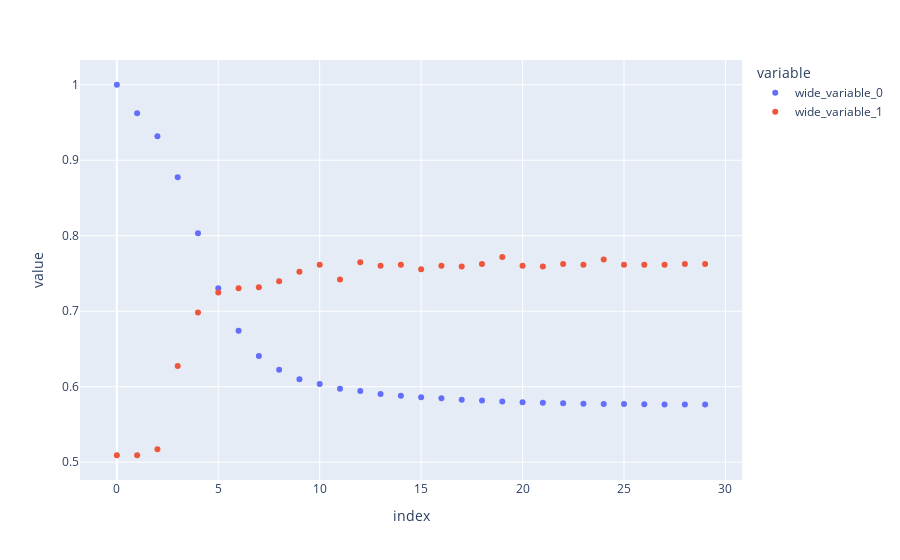

Notebook source saved alongside this figure:
### Code cell
px.scatter(y=[np.array(e_loss)/e_loss[0], e_acc])

### Figure 1 — Plotly figure (JSON) as saved in the notebook; plotly's stock layout.template omitted (floating-point values rounded to 4 significant figures)
{"data": [{"hovertemplate": "variable=wide_variable_0<br>index=%{x}<br>value=%{y}<extra></extra>", "legendgroup": "wide_variable_0", "marker": {"color": "#636efa", "symbol": "circle"}, "mode": "markers", "name": "wide_variable_0", "orientation": "v", "showlegend": true, "type": "scatter", "x": [0, 1, 2, 3, 4, 5, 6, 7, 8, 9, 10, 11, 12, 13, 14, 15, 16, 17, 18, 19, 20, 21, 22, 23, 24, 25, 26, 27, 28, 29], "xaxis": "x", "y": [1, 0.9621, 0.9317, 0.8775, 0.8033, 0.7305, 0.6741, 0.6408, 0.6223, 0.6099, 0.6035, 0.5973, 0.5942, 0.5903, 0.5881, 0.586, 0.5846, 0.5828, 0.5818, 0.5803, 0.5795, 0.5786, 0.578, 0.5774, 0.5771, 0.577, 0.5767, 0.5764, 0.5763, 0.5762], "yaxis": "y"}, {"hovertemplate": "variable=wide_variable_1<br>index=%{x}<br>value=%{y}<extra></extra>", "legendgroup": "wide_variable_1", "marker": {"color": "#EF553B", "symbol": "circle"}, "mode": "markers", "name": "wide_variable_1", "orientation": "v", "showlegend": true, "type": "scatter", "x": [0, 1, 2, 3, 4, 5, 6, 7, 8, 9, 10, 11, 12, 13, 14, 15, 16, 17, 18, 19, 20, 21, 22, 23, 24, 25, 26, 27, 28, 29], "xaxis": "x", "y": [0.5092, 0.5092, 0.5172, 0.6273, 0.6984, 0.7248, 0.7305, 0.7317, 0.7397, 0.7523, 0.7615, 0.742, 0.7649, 0.7603, 0.7615, 0.7557, 0.7603, 0.7592, 0.7626, 0.7718, 0.7603, 0.7592, 0.7626, 0.7615, 0.7683, 0.7615, 0.7615, 0.7615, 0.7626, 0.7626], "yaxis": "y"}], "layout": {"autosize": true, "legend": {"title": {"text": "variable"}, "tracegroupgap": 0}, "margin": {"t": 60}, "xaxis": {"anchor": "y", "autorange": true, "domain": [0, 1], "range": [-1.742, 30.74], "title": {"text": "index"}, "type": "linear"}, "yaxis": {"anchor": "x", "autorange": true, "domain": [0, 1], "range": [0.4712, 1.038], "title": {"text": "value"}, "type": "linear"}}}
